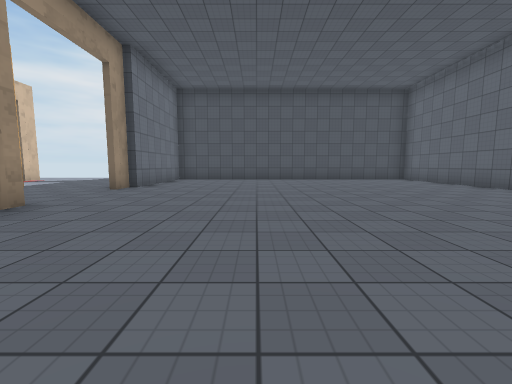
view 1 (above)

14 first-person views from a walk through a Unity game level. The camera is 1.2 m above the floor, tilts 6° down and sees 90° across. The floor is counted in squares, 2 m on a side. Each view is taken from the middle of a square. On the plan, view 1 faces up. The plan holds only what a view shows up to about 9 squares ahead; the rest is blank. The place goes on beyond the plan. The player is left out. Door leaves are left out, so doorways stand open. Some surface patterns are stand-ins.

view 2
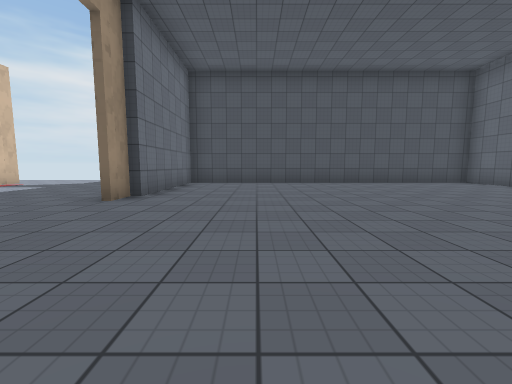

view 3
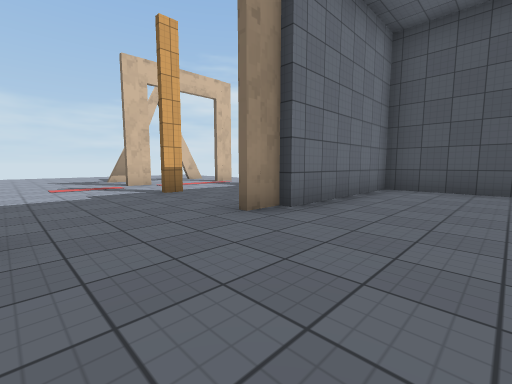

view 4
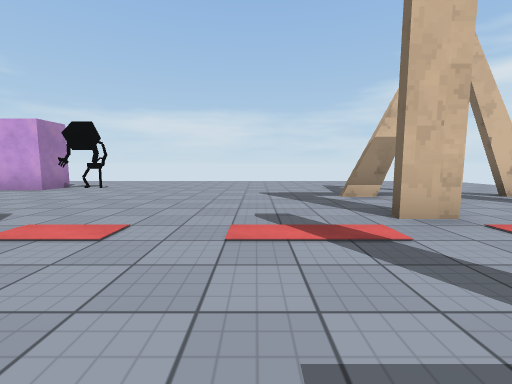

view 5
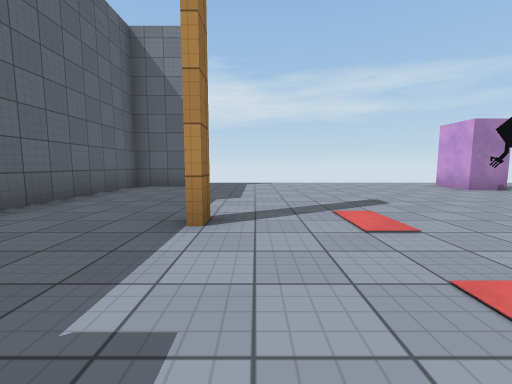

view 6
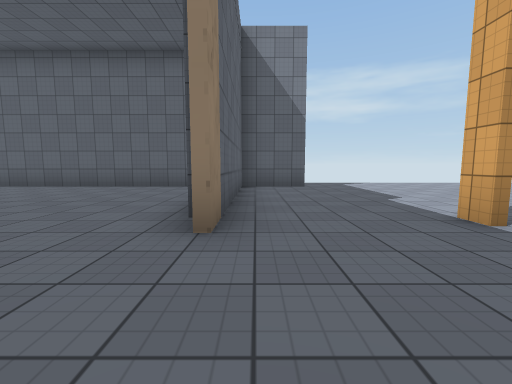

view 7
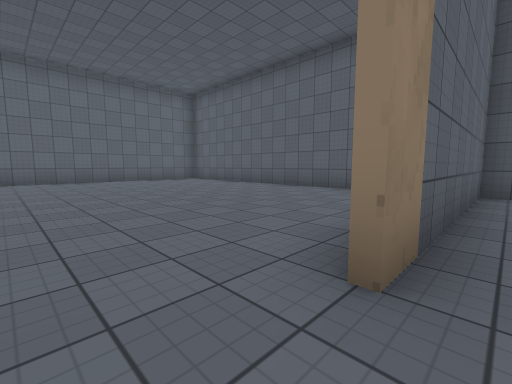

view 8
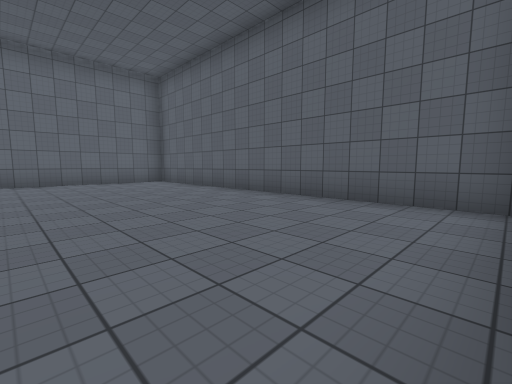

view 9
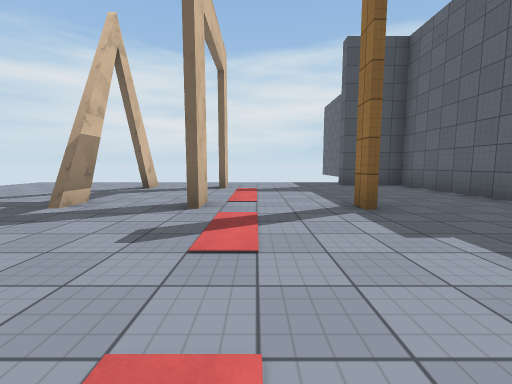

view 10
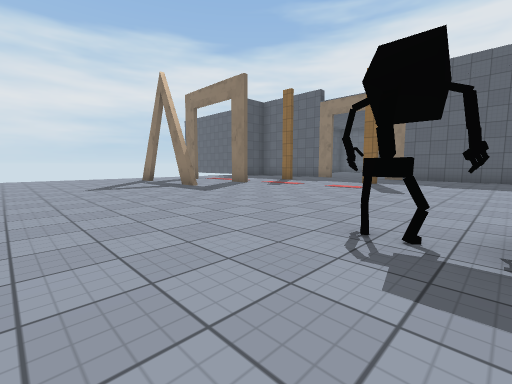

view 11
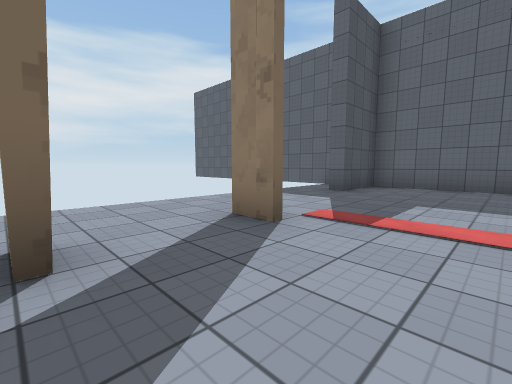

view 12
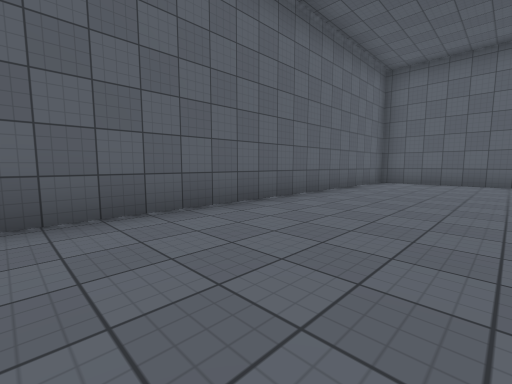

view 13
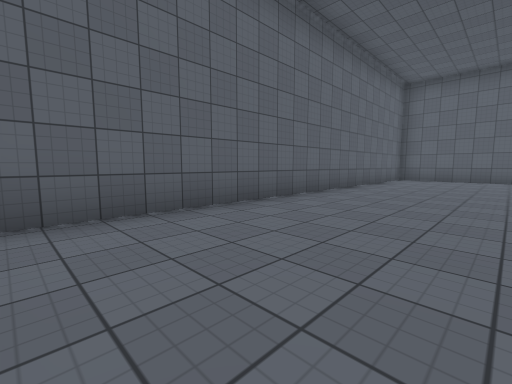

view 14
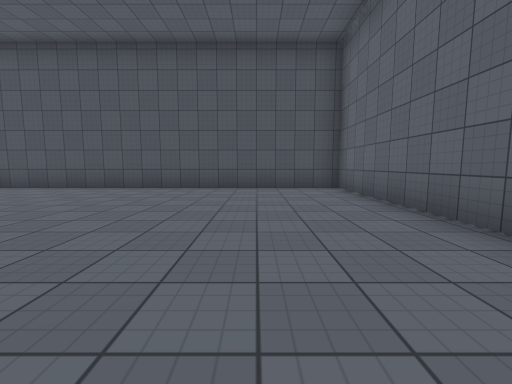

### Floor plan
Key: @ floor where view 1 was taken; # wall or solid block; x gap in a wall; . floor; D open door; O other object.
Columns run from 15 left of view 1 to 7 right of it. Each row starts with its distance up from view 1.
 13             #
 12 ............#
 11 ..........#############
 10 ....#.#....#..........#
  9 ...........#..........#
  8 ...........#..........#
  7 ....#.#..#.#..........#
  6 ......D...............#
  5 ......D...............#
  4 ......D...............#
  3 ......D..#.#..........#
  2 ...........#..........#
  1 ..O........#..........#
  0 ..x........#...@......#
 -1 ..#........#..........#
 -2   ........#############

Positions as (right, up) in squares from view 1, and headings:
1: (0, 0), facing up
2: (-1, 2), facing up
3: (-1, 4), facing up-left
4: (-6, 5), facing left
5: (-7, 6), facing down
6: (-4, 6), facing down
7: (-4, 5), facing down-right
8: (-3, 3), facing down-right
9: (-8, 3), facing up
10: (-15, 0), facing up-right
11: (-11, 8), facing up-right
12: (3, 8), facing down-right
13: (3, 10), facing down-right
14: (4, 4), facing up
